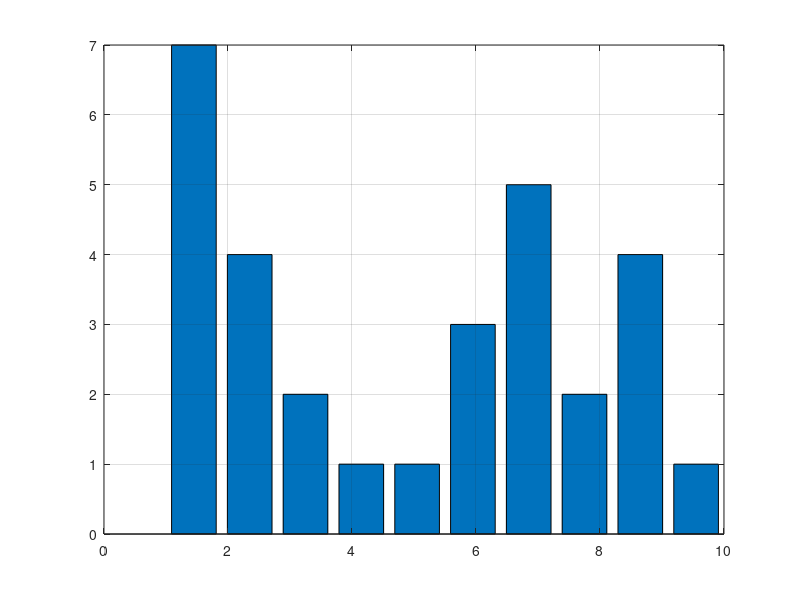

MATLAB code for this plot: (Note: this script raises an error after producing the figure.)
% Copied from XL spreadsheet
conditionVec = [4
6
2
6
7
7
2
3
8
6
1
1
9
8
9
9
1
7
1
5
1
10
1
9
7
3
7
2
1
2]';
[counts,centers] = hist(conditionVec);
figure;bar(centers,counts);
grid on;
ax = gca;
ax.XTick = 1:10;
ax.XTickLabel = {'1 Working excellent',...
'2 Noisy but working',...
'3 Dry borehole',...
'4 Rising main leak',...
'5 Broken Seal',...
'6 Unsure',...
'7 Water leaking from pump',...
'8 Worn bush bearing',...
'9 Stiff handle',...
'10 Worn seal'};
title('Distribution of "condition" of pumps','FontSize',14);